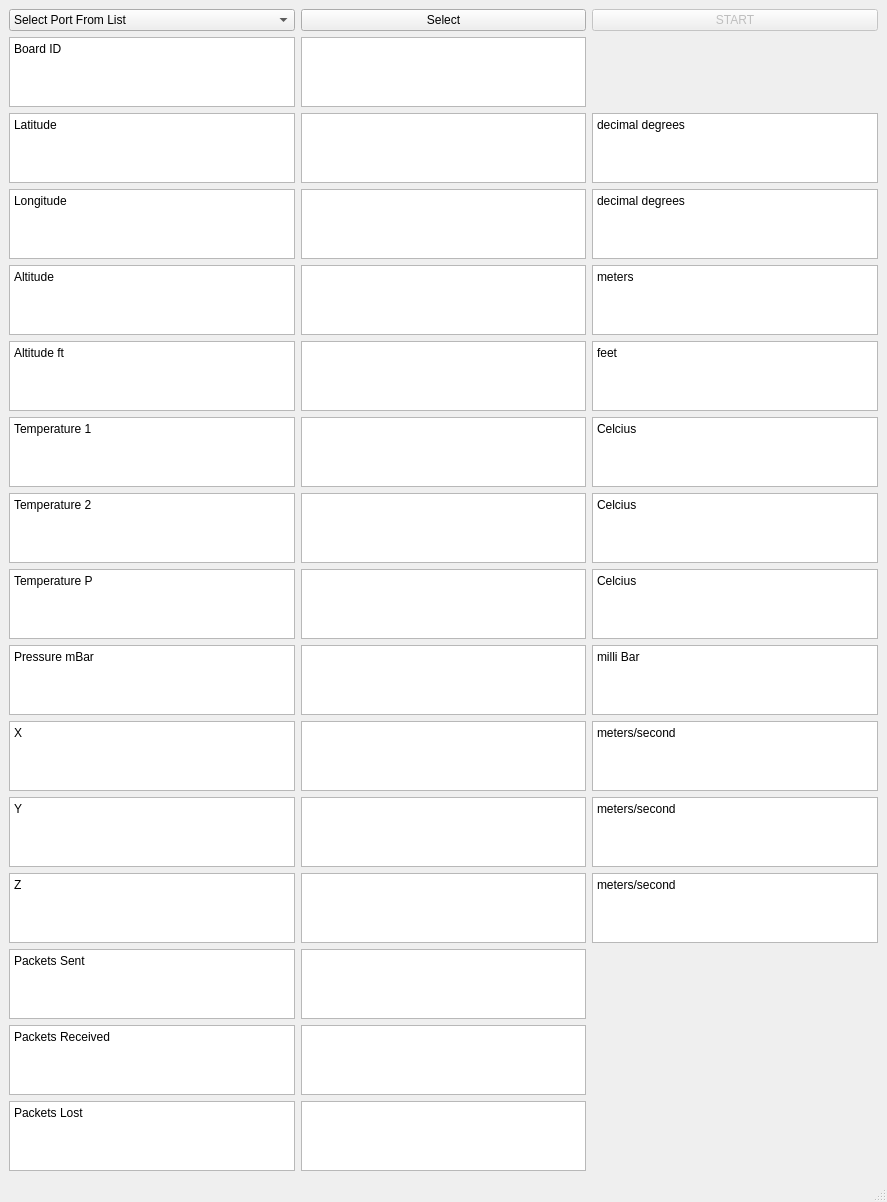
<?xml version="1.0" encoding="UTF-8"?>
<ui version="4.0">
 <class>mainWindow</class>
 <widget class="QMainWindow" name="mainWindow">
  <property name="geometry">
   <rect>
    <x>0</x>
    <y>0</y>
    <width>887</width>
    <height>870</height>
   </rect>
  </property>
  <property name="windowTitle">
   <string>Dual NEMO Interface System</string>
  </property>
  <widget class="QWidget" name="centralwidget">
   <layout class="QGridLayout" name="gridLayout_2">
    <item row="8" column="0">
     <widget class="QPlainTextEdit" name="temp_p_line">
      <property name="plainText">
       <string>Temperature P</string>
      </property>
     </widget>
    </item>
    <item row="9" column="0">
     <widget class="QPlainTextEdit" name="pressure_line">
      <property name="plainText">
       <string>Pressure mBar</string>
      </property>
     </widget>
    </item>
    <item row="11" column="0">
     <widget class="QPlainTextEdit" name="y_line">
      <property name="plainText">
       <string>Y</string>
      </property>
     </widget>
    </item>
    <item row="10" column="0">
     <widget class="QPlainTextEdit" name="x_line">
      <property name="plainText">
       <string>X</string>
      </property>
     </widget>
    </item>
    <item row="2" column="0">
     <widget class="QPlainTextEdit" name="latitude_line">
      <property name="plainText">
       <string>Latitude</string>
      </property>
     </widget>
    </item>
    <item row="6" column="1">
     <widget class="QPlainTextEdit" name="temp_1"/>
    </item>
    <item row="12" column="0">
     <widget class="QPlainTextEdit" name="z_line">
      <property name="plainText">
       <string>Z</string>
      </property>
     </widget>
    </item>
    <item row="7" column="1">
     <widget class="QPlainTextEdit" name="temp_2"/>
    </item>
    <item row="8" column="1">
     <widget class="QPlainTextEdit" name="temp_p"/>
    </item>
    <item row="4" column="2">
     <widget class="QPlainTextEdit" name="altitude_units">
      <property name="plainText">
       <string>meters</string>
      </property>
     </widget>
    </item>
    <item row="3" column="2">
     <widget class="QPlainTextEdit" name="longitude_units">
      <property name="plainText">
       <string>decimal degrees</string>
      </property>
     </widget>
    </item>
    <item row="2" column="2">
     <widget class="QPlainTextEdit" name="latitude_units">
      <property name="plainText">
       <string>decimal degrees</string>
      </property>
     </widget>
    </item>
    <item row="3" column="0">
     <widget class="QPlainTextEdit" name="longitude_line">
      <property name="plainText">
       <string>Longitude</string>
      </property>
     </widget>
    </item>
    <item row="4" column="0">
     <widget class="QPlainTextEdit" name="altitude_line">
      <property name="plainText">
       <string>Altitude</string>
      </property>
     </widget>
    </item>
    <item row="13" column="0">
     <widget class="QPlainTextEdit" name="packets_sent_line">
      <property name="plainText">
       <string>Packets Sent</string>
      </property>
     </widget>
    </item>
    <item row="5" column="1">
     <widget class="QPlainTextEdit" name="altitude_ft"/>
    </item>
    <item row="14" column="0">
     <widget class="QPlainTextEdit" name="packets_received_line">
      <property name="plainText">
       <string>Packets Received</string>
      </property>
     </widget>
    </item>
    <item row="5" column="0">
     <widget class="QPlainTextEdit" name="altitude_ft_line">
      <property name="plainText">
       <string>Altitude ft</string>
      </property>
     </widget>
    </item>
    <item row="15" column="0">
     <widget class="QPlainTextEdit" name="packets_lost_line">
      <property name="plainText">
       <string>Packets Lost</string>
      </property>
     </widget>
    </item>
    <item row="2" column="1">
     <widget class="QPlainTextEdit" name="latitude"/>
    </item>
    <item row="4" column="1">
     <widget class="QPlainTextEdit" name="altitude"/>
    </item>
    <item row="3" column="1">
     <widget class="QPlainTextEdit" name="longitude"/>
    </item>
    <item row="0" column="1">
     <widget class="QPushButton" name="board_select">
      <property name="text">
       <string>Select</string>
      </property>
     </widget>
    </item>
    <item row="1" column="1">
     <widget class="QPlainTextEdit" name="board_id"/>
    </item>
    <item row="1" column="0">
     <widget class="QPlainTextEdit" name="board_id_line">
      <property name="enabled">
       <bool>true</bool>
      </property>
      <property name="font">
       <font>
        <underline>false</underline>
       </font>
      </property>
      <property name="layoutDirection">
       <enum>Qt::LeftToRight</enum>
      </property>
      <property name="plainText">
       <string>Board ID</string>
      </property>
      <property name="textInteractionFlags">
       <set>Qt::NoTextInteraction</set>
      </property>
     </widget>
    </item>
    <item row="7" column="0">
     <widget class="QPlainTextEdit" name="temp_2_line">
      <property name="plainText">
       <string>Temperature 2</string>
      </property>
     </widget>
    </item>
    <item row="6" column="0">
     <widget class="QPlainTextEdit" name="temp_1_line">
      <property name="plainText">
       <string>Temperature 1</string>
      </property>
     </widget>
    </item>
    <item row="9" column="1">
     <widget class="QPlainTextEdit" name="pressure"/>
    </item>
    <item row="10" column="1">
     <widget class="QPlainTextEdit" name="x_accel"/>
    </item>
    <item row="11" column="1">
     <widget class="QPlainTextEdit" name="y_accel"/>
    </item>
    <item row="12" column="1">
     <widget class="QPlainTextEdit" name="z_accel"/>
    </item>
    <item row="13" column="1">
     <widget class="QPlainTextEdit" name="packets_sent"/>
    </item>
    <item row="14" column="1">
     <widget class="QPlainTextEdit" name="packets_received"/>
    </item>
    <item row="15" column="1">
     <widget class="QPlainTextEdit" name="packets_lost"/>
    </item>
    <item row="5" column="2">
     <widget class="QPlainTextEdit" name="altitude_ft_units">
      <property name="plainText">
       <string>feet</string>
      </property>
     </widget>
    </item>
    <item row="6" column="2">
     <widget class="QPlainTextEdit" name="temp_1_units">
      <property name="plainText">
       <string>Celcius</string>
      </property>
     </widget>
    </item>
    <item row="7" column="2">
     <widget class="QPlainTextEdit" name="temp_2_units">
      <property name="plainText">
       <string>Celcius</string>
      </property>
     </widget>
    </item>
    <item row="8" column="2">
     <widget class="QPlainTextEdit" name="temp_p_units">
      <property name="plainText">
       <string>Celcius</string>
      </property>
     </widget>
    </item>
    <item row="9" column="2">
     <widget class="QPlainTextEdit" name="pressure_units">
      <property name="plainText">
       <string>milli Bar</string>
      </property>
     </widget>
    </item>
    <item row="10" column="2">
     <widget class="QPlainTextEdit" name="x_units">
      <property name="plainText">
       <string>meters/second</string>
      </property>
     </widget>
    </item>
    <item row="11" column="2">
     <widget class="QPlainTextEdit" name="y_units">
      <property name="plainText">
       <string>meters/second</string>
      </property>
     </widget>
    </item>
    <item row="12" column="2">
     <widget class="QPlainTextEdit" name="z_units">
      <property name="plainText">
       <string>meters/second</string>
      </property>
     </widget>
    </item>
    <item row="0" column="2">
     <widget class="QPushButton" name="start_button">
      <property name="enabled">
       <bool>false</bool>
      </property>
      <property name="text">
       <string>START</string>
      </property>
     </widget>
    </item>
    <item row="0" column="0">
     <widget class="QComboBox" name="board_port">
      <item>
       <property name="text">
        <string>Select Port From List</string>
       </property>
      </item>
     </widget>
    </item>
   </layout>
  </widget>
  <widget class="QMenuBar" name="menubar">
   <property name="geometry">
    <rect>
     <x>0</x>
     <y>0</y>
     <width>887</width>
     <height>21</height>
    </rect>
   </property>
  </widget>
  <widget class="QStatusBar" name="statusbar">
   <property name="enabled">
    <bool>true</bool>
   </property>
  </widget>
 </widget>
 <resources/>
 <connections/>
</ui>
